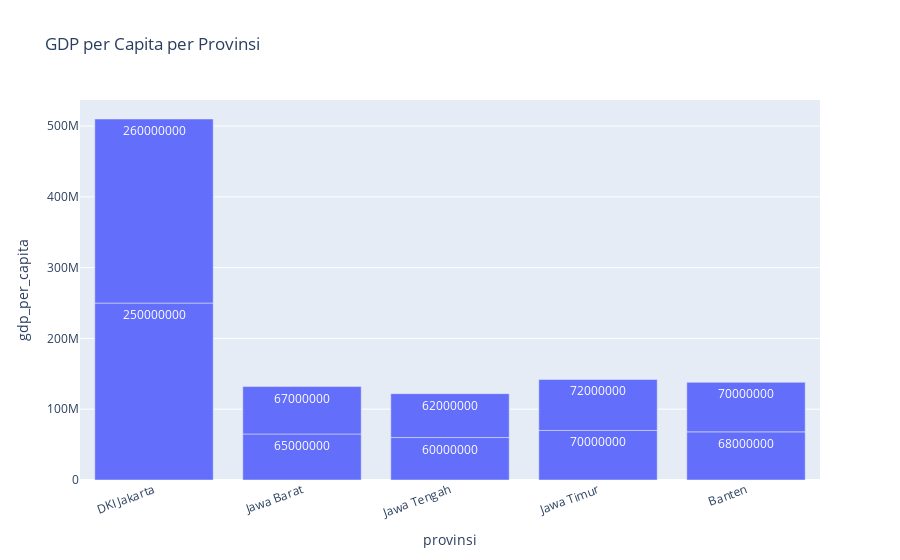

Notebook code for this chart:
### Markdown cell above
GDP per Capita per Provinsi

### Code cell
fig_gdp = px.bar(
    df,
    x="provinsi",
    y="gdp_per_capita",
    title="GDP per Capita per Provinsi",
    text="gdp_per_capita"
)
fig_gdp.update_layout(xaxis_tickangle=-20)
fig_gdp.show()

### Figure 1 — Plotly figure (JSON) as saved in the notebook; plotly's stock layout.template omitted (floating-point values rounded to 4 significant figures)
{"data": [{"hovertemplate": "provinsi=%{x}<br>gdp_per_capita=%{text}<extra></extra>", "legendgroup": "", "marker": {"color": "#636efa", "pattern": {"shape": ""}}, "name": "", "orientation": "v", "showlegend": false, "text": [250000000.0, 65000000.0, 60000000.0, 70000000.0, 68000000.0, 260000000.0, 67000000.0, 62000000.0, 72000000.0, 70000000.0], "textposition": "auto", "x": ["DKI Jakarta", "Jawa Barat", "Jawa Tengah", "Jawa Timur", "Banten", "DKI Jakarta", "Jawa Barat", "Jawa Tengah", "Jawa Timur", "Banten"], "xaxis": "x", "y": [250000000, 65000000, 60000000, 70000000, 68000000, 260000000, 67000000, 62000000, 72000000, 70000000], "yaxis": "y", "type": "bar"}], "layout": {"xaxis": {"anchor": "y", "domain": [0.0, 1.0], "title": {"text": "provinsi"}, "tickangle": -20}, "yaxis": {"anchor": "x", "domain": [0.0, 1.0], "title": {"text": "gdp_per_capita"}}, "legend": {"tracegroupgap": 0}, "title": {"text": "GDP per Capita per Provinsi"}, "barmode": "relative"}}
